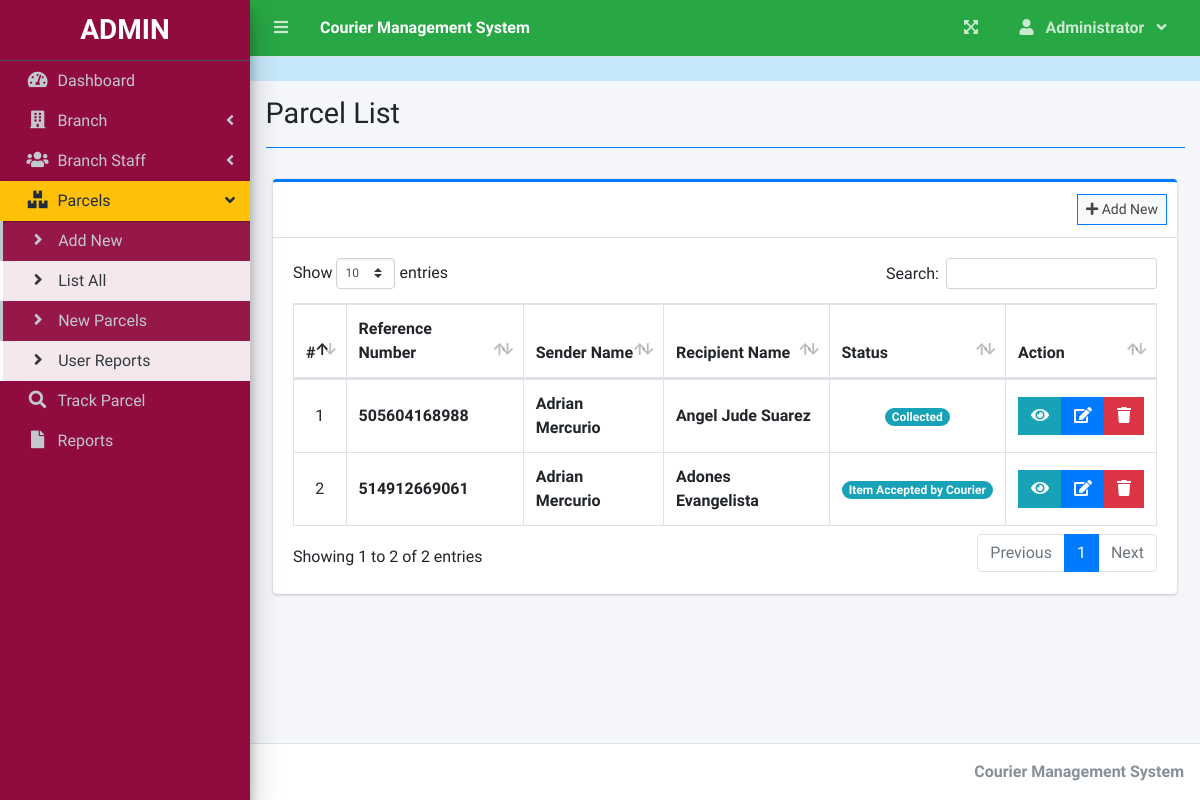
Before: /admin/cms/index.php?page=parcel_list (signed in) with the older database file.
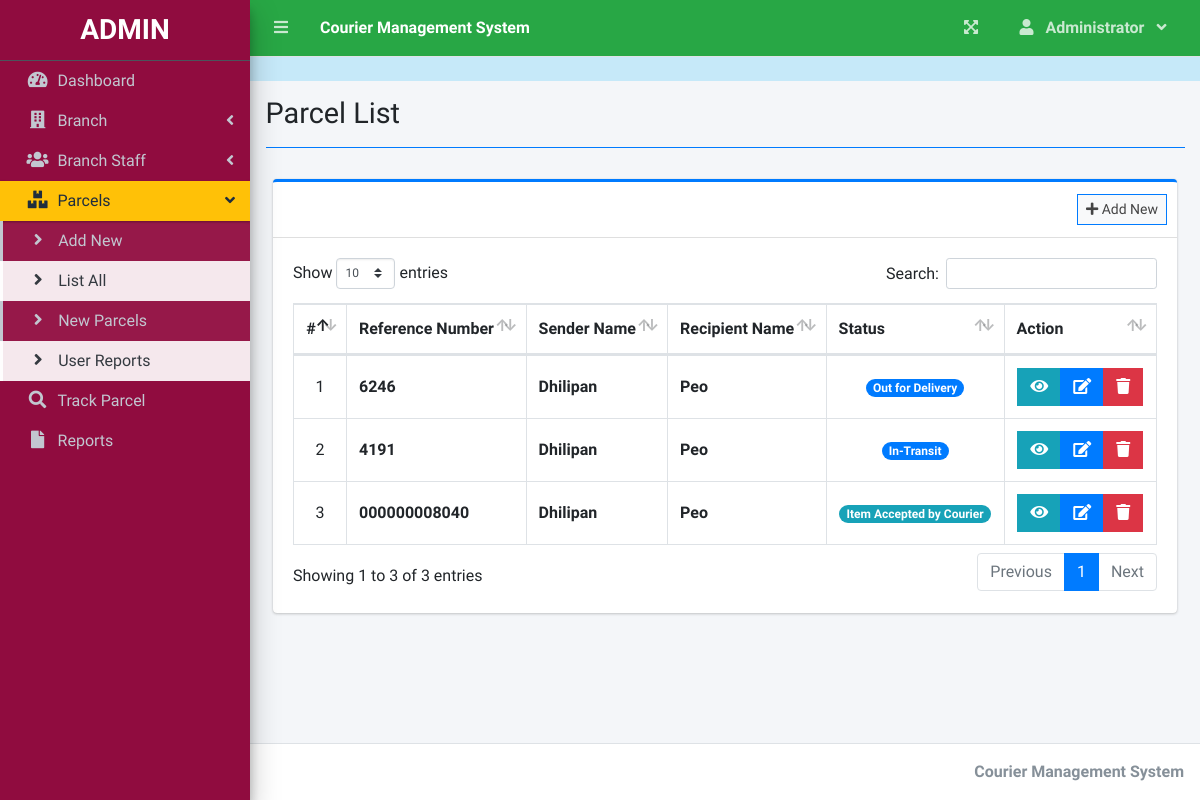
After: the same page with the newer database file.
### tables this page shows
CREATE TABLE `parcels` (
  `id` int(30) NOT NULL,
  `reference_number` varchar(100) NOT NULL,
  `sender_name` text NOT NULL,
  `sender_address` text NOT NULL,
  `sender_contact` text NOT NULL,
  `recipient_name` text NOT NULL,
  `recipient_address` text NOT NULL,
  `recipient_contact` text NOT NULL,
  `type` int(1) NOT NULL COMMENT '1 = Deliver, 2=Pickup',
  `from_branch_id` varchar(30) NOT NULL,
  `to_branch_id` varchar(30) NOT NULL,
  `weight` varchar(100) NOT NULL,
  `height` varchar(100) NOT NULL,
  `width` varchar(100) NOT NULL,
  `length` varchar(100) NOT NULL,
  `price` float NOT NULL,
  `status` int(2) NOT NULL DEFAULT 0,
  `date_created` datetime NOT NULL DEFAULT current_timestamp()
);

### admin/cms/parcel_list.php (the view, shortened to what this page needs)
<?php include'db_connect.php' ?>
<div class="col-lg-12">
	<div class="card card-outline card-primary">
		<div class="card-header">
			<div class="card-tools">
				<a class="btn btn-block btn-sm btn-default btn-flat border-primary " href="./index.php?page=new_parcel"><i class="fa fa-plus"></i> Add New</a>
			</div>
		</div>
		<div class="card-body">
			<table class="table tabe-hover table-bordered" id="list">
				<!-- <colgroup>
					<col width="5%">
					<col width="15%">
					<col width="25%">
					<col width="25%">
					<col width="15%">
				</colgroup> -->
				<thead>
					<tr>
						<th class="text-center">#</th>
						<th>Reference Number</th>
						<th>Sender Name</th>
						<th>Recipient Name</th>
						<th>Status</th>
						<th>Action</th>
					</tr>
				</thead>
				<tbody>
					<?php
					$i = 1;
					$where = "";
					$qry = $conn->query("SELECT * from parcels $where order by  unix_timestamp(date_created) desc ");
					while($row= $qry->fetch_assoc()):
					?>
					<tr>
						<td class="text-center"><?php echo $i++ ?></td>
						<td><b><?php echo ($row['reference_number']) ?></b></td>
						<td><b><?php echo ucwords($row['sender_name']) ?></b></td>
						<td><b><?php echo ucwords($row['recipient_name']) ?></b></td>
						<td class="text-center">
							<?php
							switch ($row['status']) {
								case '1':
									echo "<span class='badge badge-pill badge-info'> Collected</span>";
									break;
								case '3':
									echo "<span class='badge badge-pill badge-primary'> In-Transit</span>";
									break;
								case '5':
									echo "<span class='badge badge-pill badge-primary'> Out for Delivery</span>";
									break;
								default:
									echo "<span class='badge badge-pill badge-info'> Item Accepted by Courier</span>";
									break;
							}
							?>
						</td>
						<td class="text-center">
		                    <div class="btn-group">
		                    	<button type="button" class="btn btn-info btn-flat view_parcel" data-id="<?php echo $row['id'] ?>">
		                          <i class="fas fa-eye"></i>
		                        </button>
		                        <a href="index.php?page=edit_parcel&id=<?php echo $row['id'] ?>" class="btn btn-primary btn-flat ">
		                          <i class="fas fa-edit"></i>
		                        </a>
		                        <button type="button" class="btn btn-danger btn-flat delete_parcel" data-id="<?php echo $row['id'] ?>">
		                          <i class="fas fa-trash"></i>
		                        </button>
	                      </div>
						</td>
					</tr>
				<?php endwhile; ?>
				</tbody>
			</table>
		</div>
	</div>
</div>

### admin/cms/index.php (shortened to what this page needs)
<!DOCTYPE html>
<html lang="en">
<?php
	include 'header.php'
?>du
<body class="hold-transition sidebar-mini layout-fixed layout-navbar-fixed layout-footer-fixed" style="background-color: #C6E9F9">
<div class="wrapper">
  <?php include 'topbar.php' ?>
  <?php include 'sidebar.php' ?>
  <div class="content-wrapper">
    <div class="content-header">
      <div class="container-fluid">
        <div class="row mb-2">
          <div class="col-sm-6">
            <h1 class="m-0"><?php echo $title ?></h1>
          </div>
        </div>
            <hr class="border-primary">
      </div>
    </div>
    <section class="content">
      <div class="container-fluid">
         <?php
            $page = isset($_GET['page']) ? $_GET['page'] : 'home';
            if(!file_exists($page.".php")){
                include '404.html';
            }else{
            include $page.'.php';
            }
          ?>
      </div>
    </section>
  </div>
  <footer class="main-footer">
    <div class="float-right d-none d-sm-inline-block">
      <b><?php echo $_SESSION['system']['name'] ?></b>
    </div>
  </footer>
</div>
</body>
</html>

### admin/cms/header.php (shortened to what this page needs)
<head>
  <?php
  $title = isset($_GET['page']) ? ucwords(str_replace("_", ' ', $_GET['page'])) : "Home";
  $title = str_replace("Persons Companies","Persons/Companies",$title);
  ?>
  <link rel="stylesheet" href="assets/plugins/fontawesome-free/css/all.min.css">
  <link rel="stylesheet" href="assets/plugins/overlayScrollbars/css/OverlayScrollbars.min.css">
  <link rel="stylesheet" href="assets/plugins/datatables-bs4/css/dataTables.bootstrap4.min.css">
  <link rel="stylesheet" href="assets/plugins/datatables-responsive/css/responsive.bootstrap4.min.css">
  <link rel="stylesheet" href="assets/plugins/datatables-buttons/css/buttons.bootstrap4.min.css">
  <link rel="stylesheet" href="assets/plugins/select2/css/select2.min.css">
  <link rel="stylesheet" href="assets/plugins/select2-bootstrap4-theme/select2-bootstrap4.min.css">
  <link rel="stylesheet" href="assets/plugins/sweetalert2-theme-bootstrap-4/bootstrap-4.min.css">
  <link rel="stylesheet" href="assets/plugins/toastr/toastr.min.css">
  <link rel="stylesheet" href="assets/plugins/dropzone/min/dropzone.min.css">
  <link rel="stylesheet" href="assets/dist/css/jquery.datetimepicker.min.css">
  <link rel="stylesheet" href="assets/plugins/icheck-bootstrap/icheck-bootstrap.min.css">
  <link rel="stylesheet" href="assets/plugins/bootstrap4-toggle/css/bootstrap4-toggle.min.css">
  <link rel="stylesheet" href="assets/dist/css/adminlte.min.css">
  <link rel="stylesheet" href="assets/dist/css/styles.css">
  <link rel="stylesheet" href="assets/plugins/summernote/summernote-bs4.min.css">
</head>

### admin/cms/topbar.php (shortened to what this page needs)
<nav class="main-header navbar navbar-expand navbar-success navbar-dark ">
  <ul class="navbar-nav">
    <?php if(isset($_SESSION['login_id'])): ?>
    <li class="nav-item">
      <a class="nav-link" data-widget="pushmenu" href="" role="button"><i class="fas fa-bars"></i></a>
    </li>
  <?php endif; ?>
    <li>
      <a class="nav-link text-white"  href="./" role="button"> <large><b><?php echo $_SESSION['system']['name'] ?></b></large></a>
    </li>
  </ul>
  <ul class="navbar-nav ml-auto">
    <li class="nav-item">
      <a class="nav-link" data-widget="fullscreen" href="#" role="button">
        <i class="fas fa-expand-arrows-alt"></i>
      </a>
    </li>
   <li class="nav-item dropdown">
          <a class="nav-link"  data-toggle="dropdown" aria-expanded="true" href="javascript:void(0)">
            <span>
              <div class="d-felx badge-pill">
                <span class="fa fa-user mr-2"></span>
                <span><b><?php echo ucwords($_SESSION['login_firstname']) ?></b></span>
                <span class="fa fa-angle-down ml-2"></span>
              </div>
            </span>
          </a>
    </li>
  </ul>
</nav>

### admin/cms/sidebar.php (shortened to what this page needs)
<aside class="main-sidebar sidebar-dark-warning elevation-4" style="background-color: #900C3F">
  <div class="dropdown" style="background-color: #900C3F">
 	<a href="./" class="brand-link" style="background-color: #900C3F">
      <?php if($_SESSION['login_type'] == 1): ?>
      <h3 class="text-center p-0 m-0"><b>ADMIN</b></h3>
      <?php else: ?>
      <h3 class="text-center p-0 m-0"><b>STAFF</b></h3>
      <?php endif; ?>
  </a>
  </div>
  <div class="sidebar pb-4 mb-4" style="background-color: #900C3F">
    <nav class="mt-2">
      <ul class="nav nav-pills nav-sidebar flex-column nav-flat" data-widget="treeview" role="menu" data-accordion="false">
        <li class="nav-item dropdown">
          <a href="./" class="nav-link nav-home">
            <i class="nav-icon fas fa-tachometer-alt"></i>
            <p>
              Dashboard
            </p>
          </a>
        </li>
        <?php if($_SESSION['login_type'] == 1): ?>
        <li class="nav-item">
          <a href="#" class="nav-link nav-edit_branch">
            <i class="nav-icon fas fa-building"></i>
            <p>
              Branch
              <i class="right fas fa-angle-left"></i>
            </p>
          </a>
        </li>
        <li class="nav-item">
          <a href="#" class="nav-link nav-edit_staff">
            <i class="nav-icon fas fa-users"></i>
            <p>
              Branch Staff
              <i class="right fas fa-angle-left"></i>
            </p>
          </a>
        </li>
      <?php endif; ?>
        <li class="nav-item">
          <a href="#" class="nav-link nav-edit_parcel">
            <i class="nav-icon fas fa-boxes"></i>
            <p>
              Parcels
              <i class="right fas fa-angle-left"></i>
            </p>
          </a>
          <ul class="nav nav-treeview">
            <li class="nav-item">
              <a href="./index.php?page=new_parcel" class="nav-link nav-new_parcel tree-item">
                <i class="fas fa-angle-right nav-icon"></i>
                <p>Add New</p>
              </a>
            </li>
            <li class="nav-item">
              <a href="./index.php?page=parcel_list" class="nav-link nav-parcel_list nav-sall tree-item">
                <i class="fas fa-angle-right nav-icon"></i>
                <p>List All</p>
              </a>
            </li>
            <li class="nav-item">
              <a href="./list.php" class="nav-link nav-new_parcel tree-item">
                <i class="fas fa-angle-right nav-icon"></i>
                <p>New Parcels</p>
              </a>
            </li>
             <li class="nav-item">
              <a href="./user_report.php" class="nav-link nav-parcel_list nav-sall tree-item">
                <i class="fas fa-angle-right nav-icon"></i>
                <p>User Reports</p>
              </a>
            </li>
          </ul>
        </li>
         <li class="nav-item dropdown">
          <a href="./index.php?page=track" class="nav-link nav-track">
            <i class="nav-icon fas fa-search"></i>
            <p>
              Track Parcel
            </p>
          </a>
        </li>
         <li class="nav-item dropdown">
          <a href="./index.php?page=reports" class="nav-link nav-reports">
            <i class="nav-icon fas fa-file"></i>
            <p>
              Reports
            </p>
          </a>
        </li>
      </ul>
    </nav>
  </div>
</aside>

### admin/cms/parcel_list.php (style rules this page uses)
table td { vertical-align: middle !important; }

Changed rows visible on the page:
removed parcels: reference_number "505604168988", sender_name "Adrian Mercurio", recipient_name "Angel Jude Suarez", status "Collected"
removed parcels: reference_number "514912669061", sender_name "Adrian Mercurio", recipient_name "Adones Evangelista", status "Item Accepted by Courier"
added parcels: reference_number "6246", sender_name "Dhilipan", recipient_name "Peo", status "Out for Delivery"
added parcels: reference_number "4191", sender_name "Dhilipan", recipient_name "Peo", status "In-Transit"
added parcels: reference_number "000000008040", sender_name "Dhilipan", recipient_name "Peo", status "Item Accepted by Courier"
Other visible differences:
text written by a page script: "Show entries Search: Showing 1 to 2 of 2 entries Previous 1 Next" → "Show entries Search: Showing 1 to 3 of 3 entries Previous 1 Next"
